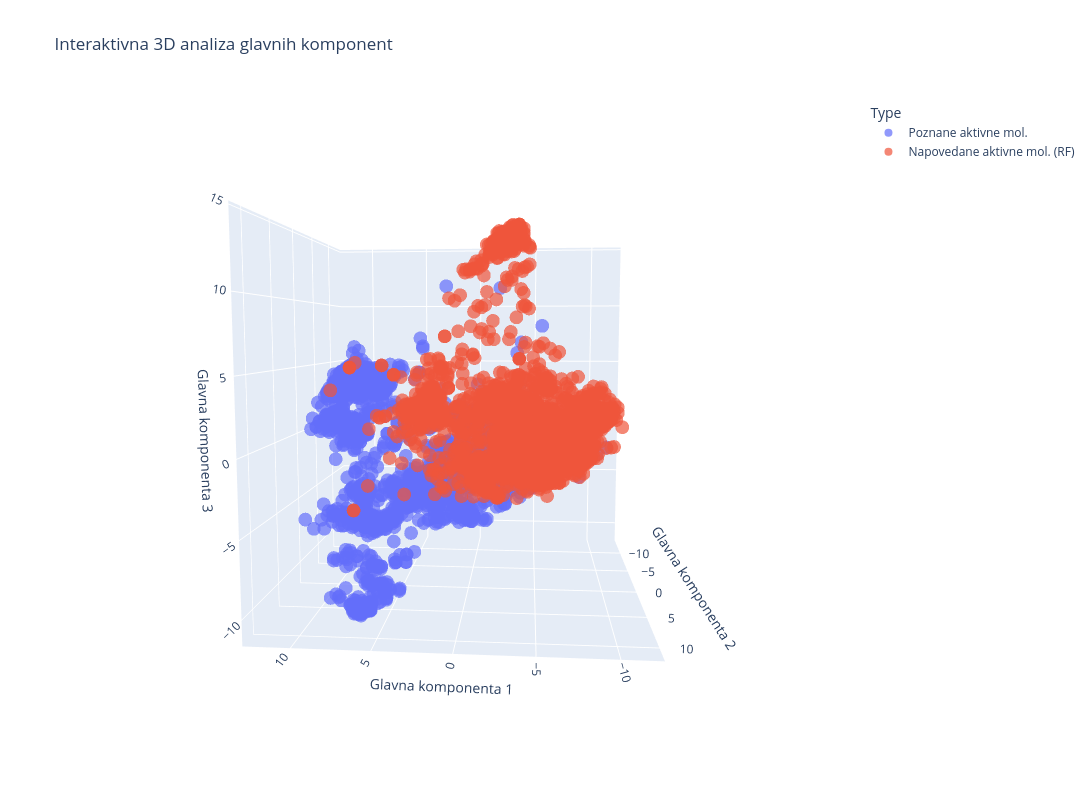

The code cell stored with this chart in its notebook:
### Code cell
import numpy as np
import plotly.express as px
import pandas as pd
from sklearn.decomposition import PCA

# Assuming proven_active and predicted_active_rf are given as NumPy arrays
proven_active = proven_bits
predicted_active_rf = predicted_bits

# Combine both datasets for PCA
combined_data = np.vstack((proven_active, predicted_active_rf))

# Apply PCA with 3 components
pca = PCA(n_components=3)
pca_result = pca.fit_transform(combined_data)

# Create a DataFrame for Plotly
df = pd.DataFrame(pca_result, columns=['PC1', 'PC2', 'PC3'])

# Assign labels to differentiate known vs predicted molecules
df['Type'] = ['Poznane aktivne mol.'] * len(proven_active) + ['Napovedane aktivne mol. (RF)'] * len(predicted_active_rf)

# Create interactive 3D scatter plot
fig = px.scatter_3d(df, x='PC1', y='PC2', z='PC3', color='Type',
                     title="Interaktivna 3D analiza glavnih komponent",
                     labels={'PC1': 'Glavna komponenta 1', 'PC2': 'Glavna komponenta 2', 'PC3': 'Glavna komponenta 3'},
                     opacity=0.7)

# Make the figure bigger
fig.update_layout(width=1200, height=800)  # Adjust width and height as needed

# Show the plot
fig.show()

### Figure 1 — Plotly figure (JSON) as saved in the notebook; plotly's stock layout.template omitted (floating-point values rounded to 4 significant figures; data arrays with more than 128 entries replaced by an {"elided": "..."} marker saying what was removed)
{"data": [{"hovertemplate": "Type=Poznane aktivne mol.<br>Glavna komponenta 1=%{x}<br>Glavna komponenta 2=%{y}<br>Glavna komponenta 3=%{z}<extra></extra>", "legendgroup": "Poznane aktivne mol.", "marker": {"color": "#636efa", "opacity": 0.7, "symbol": "circle"}, "mode": "markers", "name": "Poznane aktivne mol.", "scene": "scene", "showlegend": true, "type": "scatter3d", "x": {"elided": "2103 float values"}, "y": {"elided": "2103 float values"}, "z": {"elided": "2103 float values"}}, {"hovertemplate": "Type=Napovedane aktivne mol. (RF)<br>Glavna komponenta 1=%{x}<br>Glavna komponenta 2=%{y}<br>Glavna komponenta 3=%{z}<extra></extra>", "legendgroup": "Napovedane aktivne mol. (RF)", "marker": {"color": "#EF553B", "opacity": 0.7, "symbol": "circle"}, "mode": "markers", "name": "Napovedane aktivne mol. (RF)", "scene": "scene", "showlegend": true, "type": "scatter3d", "x": {"elided": "2387 float values"}, "y": {"elided": "2387 float values"}, "z": {"elided": "2387 float values"}}], "layout": {"height": 800, "legend": {"title": {"text": "Type"}, "tracegroupgap": 0}, "scene": {"aspectmode": "auto", "aspectratio": {"x": 0.9783, "y": 0.9948, "z": 1.027}, "camera": {"center": {"x": 0, "y": 0, "z": 0}, "eye": {"x": -0.177, "y": 2.147, "z": 0.2203}, "projection": {"type": "perspective"}, "up": {"x": 0, "y": 0, "z": 1}}, "domain": {"x": [0, 1], "y": [0, 1]}, "xaxis": {"title": {"text": "Glavna komponenta 1"}, "type": "linear"}, "yaxis": {"title": {"text": "Glavna komponenta 2"}, "type": "linear"}, "zaxis": {"title": {"text": "Glavna komponenta 3"}, "type": "linear"}}, "title": {"text": "Interaktivna 3D analiza glavnih komponent"}, "width": 1200}}
